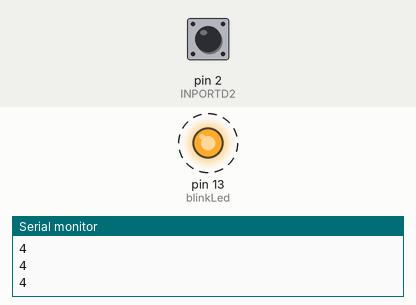
Recording of a sketch running on a simulated Arduino Uno, built with avr-gcc and run on an emulated ATmega328P. On the bench: output pins drawn as LEDs (lit = HIGH), the last lines printed to the serial monitor. Dashed ring = blinking. The inputs (shaded band) are chosen by the test bench; at power-on: pin 2 (INPORTD2) HIGH.

Above: at 1.65 s.
1.7 s: pin 2 (INPORTD2) pulled LOW for 3.2 s
At 3.0 s:
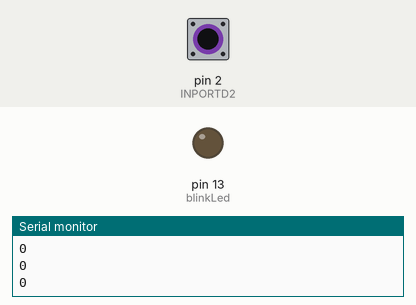
At 4.95 s:
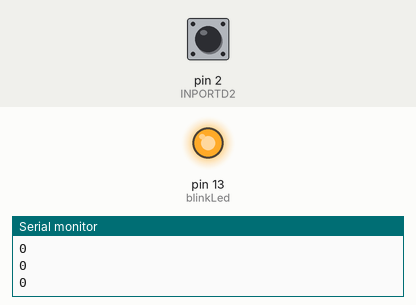
Timing chart, 0 to 13.0 s (numbered marks = the images above; inputs shaded):
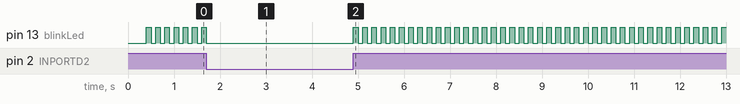

Measured:
- by itself, pin 13 (blinkLed): repeats every 0.20 s: HIGH 0.10 s, LOW 0.10 s

The sketch:

TestCurrentPinPullUp.ino
```cpp
/**
 * TestCurrentPinPullUp.ino
 *    Registra la magnitud de corriente del arreglo pull-up en PD2,IO2
 *    Muestra la implementación de blinkLed in pure C. Enciende-apaga led empotrado.
 *    Muestra configuración de entrada digital con pull_up.
 *
 * Descripción:
 *    Lee el interruptor en PD2*.
 *    Si, PIND2==4.  blinkLed(), Imprime estado leido
 *    Entonces       Imprime estado leido
 *    *Pull-up
 *
 * Hardware:
 *    PIND2*[PD2,IO2]---pushButton----0V
 *    PORTB5[PB5,IO13]--embededLed----0V
 *
 *    DC current per I/O pin 40.0 mA [3]
 *    I/O pin pull-up resistor RPU 20-50 kOhm [3]
 *
 *    3. Although each I/O port can sink more than the test conditions (20mA at VCC = 5V, 10mA at VCC = 3V) under steady
 *    state conditions (non-transient), the following must be observed:
 *    ATmega328P:
 *        1] The sum of all IOL, for ports C0 - C5, should not exceed 100mA.
 *        2] The sum of all IOL, for ports B0 - B5, D5 - D7, XTAL1, XTAL2 should not exceed 100mA.
 *        3] The sum of all IOL, for ports D0 - D4, should not exceed 100mA.
 *        If IOL exceeds the test condition, VOL may exceed the related specification. Pins are not guaranteed to sink current
 *        greater than the listed test condition.
 *    4. Although each I/O port can source more than the test conditions (20mA at VCC = 5V, 10mA at VCC = 3V) under steady
 *        state conditions (non-transient), the following must be observed:
 *    ATmega328P:
 *        1] The sum of all IOH, for ports C0 - C5, D0- D4, should not exceed 150mA.
 *        2] The sum of all IOH, for ports B0 - B5, D5 - D7, XTAL1, XTAL2 should not exceed 150mA.
 *        If IIOH exceeds the test condition, VOH may exceed the related specification. Pins are not guaranteed to source current
 *        greater than the listed test condition.
 *
 * Software:
 *    Arduino Nano, Atmega328P(OldBootloader) en COM6.
 *    Programmer Type : Arduino
 *    Description     : Arduino
 *
 * fuente:
 *    [1] gmoon. How do you read a digital input on an avr in c? Available: https://www.instructables.com/community/How-do-you-read-a-digital-input-on-an-avr-in-c/
 *    [2] Balau. Programming Arduino Uno in pure C Available: https://balau82.wordpress.com/2011/03/29/programming-arduino-uno-in-pure-c/
 *    [3] Atmega328P[Datasheet], 7810D–AVR–01/15, 28.2 DC Characteristics (Continued) pp. 259
*/

#include <avr/io.h>
#include <util/delay.h>

#define BLINK_DELAY_MS_ON  100
#define BLINK_DELAY_MS_OFF 100
#define VECES_TEST         2
#define INPORTD2 (PIND & _BV(PD2))

#define INPUT(n) (PIND & _BV(n))

void blinkLed();
void testEmbeddedLed();

void setup() {
    testEmbeddedLed();
    Serial.begin(9600);
    Serial.print(" Done ");

    /* set IO2 input Pullup  [1]*/
          PORTD = (1<<PD2);
          DDRD  &= ~_BV(DDD2);

    /* set pin 5 of PORTB for output [1]*/
          DDRB |= _BV(DDB5);
}

void loop() {
    /* lee PIND2 */
          if(PIND & _BV(PD2)){ blinkLed();}
          Serial.println(PIND & _BV(PD2));
}


/* turn on-turn off embedded led [2]  */
void blinkLed()
{
   /* set pin 5 high to turn led on */
        PORTB |= _BV(PORTB5);
        _delay_ms(BLINK_DELAY_MS_ON);

  /* set pin 5 low to turn led off */
        PORTB &= ~_BV(PORTB5);
        _delay_ms(BLINK_DELAY_MS_OFF);
}

/* test embedded led */
void testEmbeddedLed(){
  uint8_t aux = 0;
    for(aux=0;aux < VECES_TEST ;aux++){blinkLed();}
 }
```
